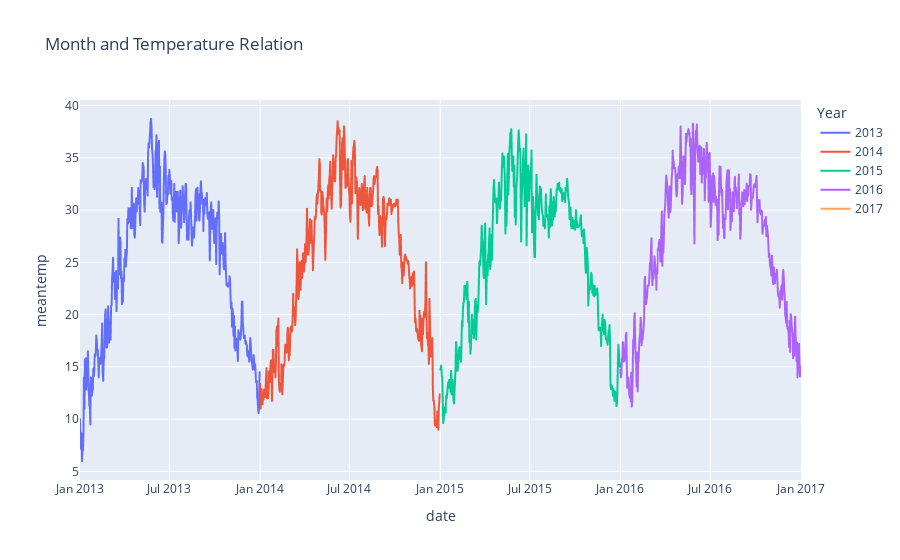

Source (notebook cell):
### Code cell
#Make the same plot in plotly:
fig = px.line(df, x=df.index, y="meantemp", color="Year" ,title="Month and Temperature Relation")
fig.show()

### Figure 1 — Plotly figure (JSON) as saved in the notebook; plotly's stock layout.template omitted (floating-point values rounded to 4 significant figures; data arrays with more than 128 entries replaced by an {"elided": "..."} marker saying what was removed)
{"data": [{"hovertemplate": "Year=2013<br>date=%{x}<br>meantemp=%{y}<extra></extra>", "legendgroup": "2013", "line": {"color": "#636efa", "dash": "solid"}, "marker": {"symbol": "circle"}, "mode": "lines", "name": "2013", "showlegend": true, "type": "scattergl", "x": {"elided": "365 str values"}, "xaxis": "x", "y": {"elided": "365 float values"}, "yaxis": "y"}, {"hovertemplate": "Year=2014<br>date=%{x}<br>meantemp=%{y}<extra></extra>", "legendgroup": "2014", "line": {"color": "#EF553B", "dash": "solid"}, "marker": {"symbol": "circle"}, "mode": "lines", "name": "2014", "showlegend": true, "type": "scattergl", "x": {"elided": "365 str values"}, "xaxis": "x", "y": {"elided": "365 float values"}, "yaxis": "y"}, {"hovertemplate": "Year=2015<br>date=%{x}<br>meantemp=%{y}<extra></extra>", "legendgroup": "2015", "line": {"color": "#00cc96", "dash": "solid"}, "marker": {"symbol": "circle"}, "mode": "lines", "name": "2015", "showlegend": true, "type": "scattergl", "x": {"elided": "365 str values"}, "xaxis": "x", "y": {"elided": "365 float values"}, "yaxis": "y"}, {"hovertemplate": "Year=2016<br>date=%{x}<br>meantemp=%{y}<extra></extra>", "legendgroup": "2016", "line": {"color": "#ab63fa", "dash": "solid"}, "marker": {"symbol": "circle"}, "mode": "lines", "name": "2016", "showlegend": true, "type": "scattergl", "x": {"elided": "366 str values"}, "xaxis": "x", "y": {"elided": "366 float values"}, "yaxis": "y"}, {"hovertemplate": "Year=2017<br>date=%{x}<br>meantemp=%{y}<extra></extra>", "legendgroup": "2017", "line": {"color": "#FFA15A", "dash": "solid"}, "marker": {"symbol": "circle"}, "mode": "lines", "name": "2017", "showlegend": true, "type": "scattergl", "x": ["2017-01-01T00:00:00"], "xaxis": "x", "y": [10], "yaxis": "y"}], "layout": {"legend": {"title": {"text": "Year"}, "tracegroupgap": 0}, "title": {"text": "Month and Temperature Relation"}, "xaxis": {"anchor": "y", "domain": [0, 1], "title": {"text": "date"}}, "yaxis": {"anchor": "x", "domain": [0, 1], "title": {"text": "meantemp"}}}}
